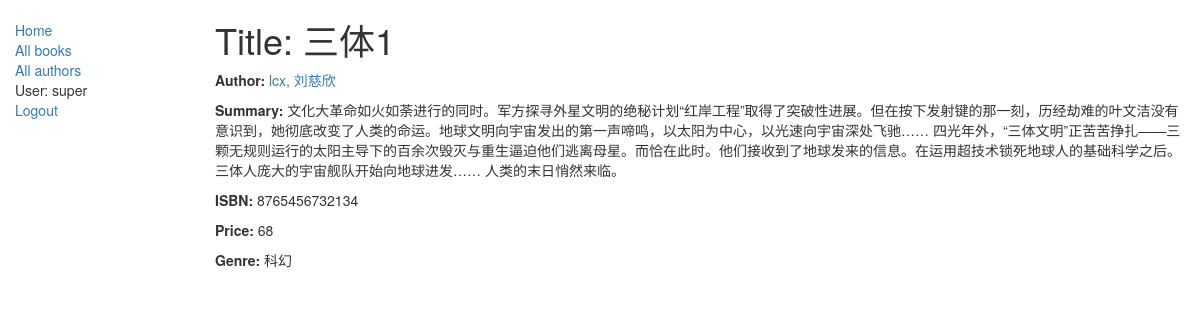
Screenshot of /polls/book/2 (signed in) with the database file from the repository.
### polls/models.py (models this page shows, shortened)
class Book(models.Model):
    title = models.CharField(max_length=200)
    author = models.ForeignKey('Author', on_delete=models.SET_NULL, null=True)
    summary = models.TextField(max_length=1000, help_text="Enter a brief description of the book")
    isbn = models.CharField('ISBN',max_length=13, help_text='13 Character ISBN number</a>')
    count = models.IntegerField()
    price = models.IntegerField()
    genre = models.CharField(max_length=200, help_text="Enter a book genre (e.g. Science Fiction, French Poetry etc.)")
    '''
    def display_genre(self):
        """
        Creates a string for the Genre. This is required to display genre in Admin.
        """
        return ', '.join([ genre.name for genre in self.genre.all()[:3] ])
    '''

class Author(models.Model):
    first_name = models.CharField(max_length=100)
    last_name = models.CharField(max_length=100)
    date_of_birth = models.DateField(null=True, blank=True)
    date_of_death = models.DateField('Died', null=True, blank=True)
    def __str__(self):
        return '%s, %s' % (self.last_name, self.first_name)

### polls/views.py (the view)
# urls.py: path('book/<int:pk>', views.BookDetailView.as_view(), name='book-detail'),
class BookDetailView(LoginRequiredMixin,generic.DetailView):
    model = Book

### polls/templates/polls/book_detail.html
{% extends "base_generic.html" %}
{% block content %}
  <h1>Title: {{ book.title }}</h1>
  <p><strong>Author:</strong> <a href="{{ author.get_absolute_url }}">{{ book.author }}</a></p>
  <p><strong>Summary:</strong> {{ book.summary }}</p>
  <p><strong>ISBN:</strong> {{ book.isbn }}</p>
  <p><strong>Price:</strong> {{ book.price }}</p>
  <p><strong>Genre:</strong> {{ book.genre }}</p>
{% endblock %}

### polls/templates/base_generic.html (shortened to what this page needs)
<!DOCTYPE html>
<html lang="utf-8">
<head>
  <link rel="stylesheet" href="https://maxcdn.bootstrapcdn.com/bootstrap/3.3.7/css/bootstrap.min.css">
  {% load static %}
  <link rel="stylesheet" href="{% static 'css/styles.css' %}">
</head>
<body>
  <div class="container-fluid">
    <div class="row">
      <div class="col-sm-2">
      {% block sidebar %}
      <ul class="sidebar-nav">
          <li><a href="{% url 'index' %}">Home</a></li>
          <li><a href="{% url 'books' %}">All books</a></li>
          <li><a href="{% url 'authors' %}">All authors</a></li>
         {% if user.is_authenticated %}
           <li>User: {{ user.get_username }}</li>
           <li><a href="{% url 'logout'%}?next={{request.path}}">Logout</a></li>
         {% else %}
           <li><a href="{% url 'login'%}?next={{request.path}}">Login</a></li>
         {% endif %}
      </ul>
     {% endblock %}
      </div>
      <div class="col-sm-10 ">
      {% block content %}{% endblock %}
      </div>
    </div>
  </div>
</body>
</html>

### polls/static/css/styles.css (style rules this page uses)
.sidebar-nav { margin-top: 20px; padding: 0; list-style: none; }

### rows the page displays
Book: title "三体1", author "lcx, 刘慈欣", summary "文化大革命如火如荼进行的同时。军方探寻外星文明的绝秘计划“红岸工程”取得了突破性进展。但在按下发射键的那一刻，历经劫难的叶文洁没有意识到，她彻底改变了人类的命运。地球文明向宇宙发出的第一声啼鸣，以太阳为中心，以光速向宇宙深处飞驰…… 四光年外，“三体文明”正苦苦挣扎——三颗无规则运行的太阳主导下的百余次毁灭与重生逼迫他们逃离母星。而恰在此时。他们接收到了地球发来的信息。在运用超技术锁死地球人的基础科学之后。三体人庞大的宇宙舰队开始向地球进发…… 人类的末日悄然来临。", isbn "8765456732134", price "68", genre "科幻"

### other values shown
{{ user.get_username }} "super"
